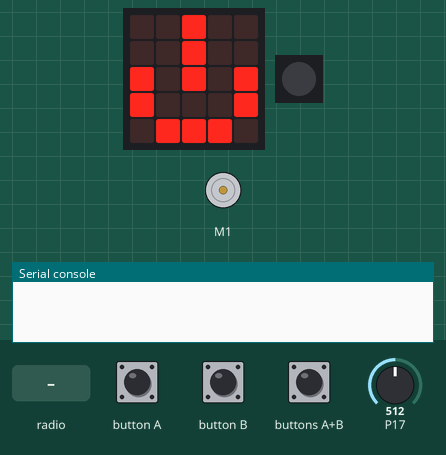
Simulated run of this program. Board: Calliope mini (MakeCode). On the bench: the board's 5×5 LED display, DC motor (green arrow = forward, orange = backward, longer = faster), 1 RGB LEDs in strip order, left to right, the last lines printed to the serial console. The inputs (shaded band) are chosen by the test bench; at power-on: P17 = 512 (analog values on the 0–1023 scale). No radio messages arrive unless stated (any console line starting 'radio sent:' is added by the test bench); the 48×5 strip is a reading aid, not a part: it shows the text the display is scrolling, unrolled, one strip-width of it at a time.

Above: at 1.6 s.
1.7 s: button A pressed for 0.15 s
At 3.3 s:
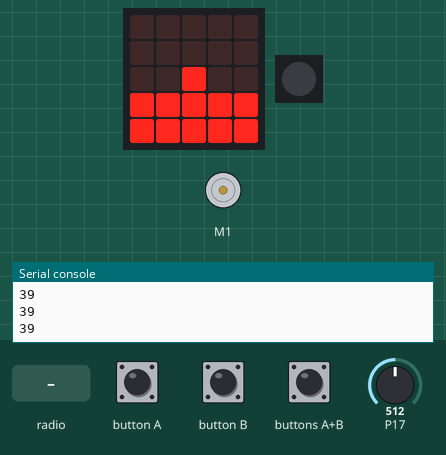
3.6 s: P17 set to 715
At 4.09 s:
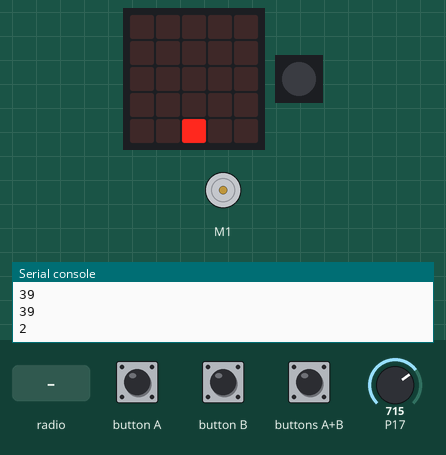
6.0 s: radio message "1" arrives
At 6.18 s:
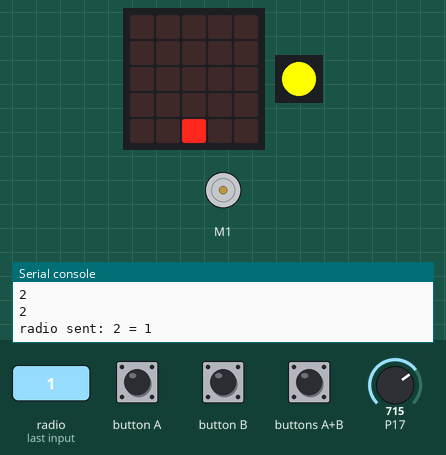
8.3 s: button B pressed for 0.15 s
At 8.8 s:
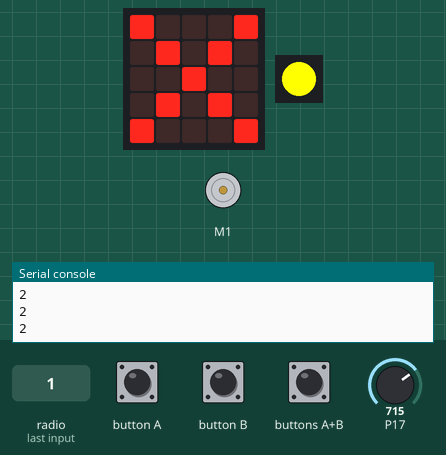
9.9 s: buttons A+B pressed for 0.15 s
At 10.4 s:
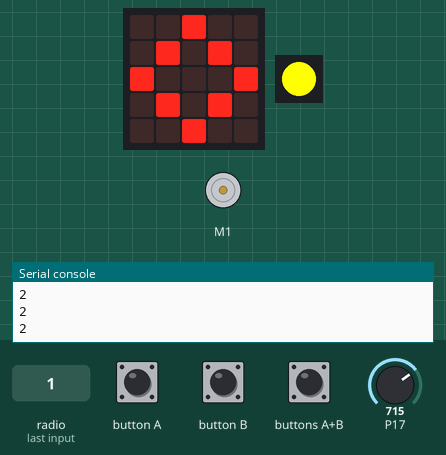
10.6 s: radio message "2" arrives
At 10.72 s:
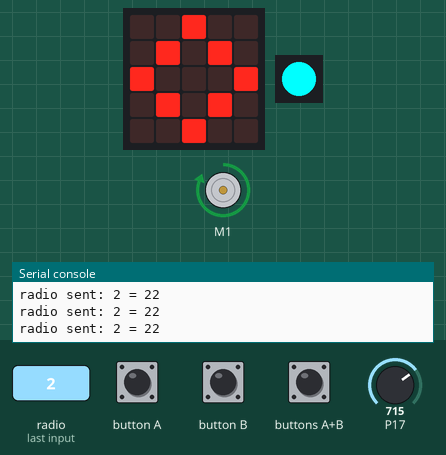
Timing chart, 0 to 13.6 s (numbered marks = the images above; inputs shaded):
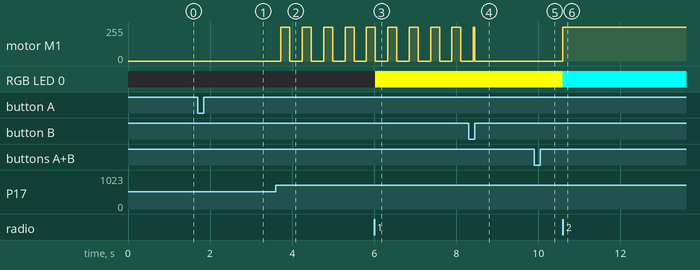

Measured:
- after the input at 1.7 s, the display: first changes after 0.15 s (image 1 shows a later state)
- after the input at 3.6 s, motor M1: alternates forward 255/255 for 0.22 s and stopped for 0.30 s, starting after 0.13 s; the display: changes after 0.13 s (image 2)
- after the input at 6.0 s, RGB LED 0: off → RGB(255, 255, 0) at once
- after the input at 8.3 s, the display: changes after 0.15 s (image 4)
- after the input at 9.9 s, the display: changes after 0.15 s (image 5)
- after the input at 10.6 s, motor M1: stopped → forward 255/255 at once

The program:

main.ts
```typescript
radio.onReceivedNumber(function (receivedNumber) {
    if (receivedNumber == 1) {
        basic.setLedColor(0xffff00)
        if (Measurement_OnOff < 1) {
            radio.sendValue(convertToText(MoistureValuePercent), 1)
        } else {
            MoistureSensor2_data = pins.analogReadPin(AnalogPin.C17)
            Prozentwert_Berechnung()
            radio.sendValue(convertToText(MoistureValuePercent), 1)
        }
    }
    if (receivedNumber == 2) {
        basic.setLedColor(0x00ffff)
        motors.motorPower(100)
        MotorFernsteuerungOffOn = 1
        if (Measurement_OnOff < 1) {
            radio.sendValue(convertToText(MoistureValuePercent), 2)
        } else {
            MoistureSensor2_data = pins.analogReadPin(AnalogPin.C17)
            Prozentwert_Berechnung()
            radio.sendValue(convertToText(MoistureValuePercent), 2)
            radio.sendValue("EIN", 21)
        }
    }
    if (receivedNumber == 3) {
        basic.setLedColor(0x7f00ff)
        motors.motorCommand(MotorCommand.Coast)
        MotorFernsteuerungOffOn = 0
        if (Measurement_OnOff < 1) {
            radio.sendValue(convertToText(MoistureValuePercent), 3)
        } else {
            MoistureSensor2_data = pins.analogReadPin(AnalogPin.C17)
            Prozentwert_Berechnung()
            radio.sendValue(convertToText(MoistureValuePercent), 3)
            radio.sendValue("STOP", 31)
        }
    }
})
function Pumpentsteuerung (Motorleistung: number, Feuchtigkeit: number) {
    if (Feuchtigkeit < 30) {
        motors.motorPower(Motorleistung)
        PumpeAktiviert = 1
    }
    if (PumpeAktiviert > 0) {
        motors.motorPower(Motorleistung)
        if (Feuchtigkeit > 60) {
            motors.motorPower(Motorleistung - 0)
        }
        if (Feuchtigkeit > 80) {
            motors.motorCommand(MotorCommand.Coast)
            PumpeAktiviert = 0
        }
    }
}
input.onButtonPressed(Button.A, function () {
    if (KalibrierungAktiv < 1) {
        Measurement_OnOff = 0
        basic.clearScreen()
        basic.showIcon(IconNames.Heart)
        basic.pause(500)
    } else if (KalibrierungAktiv == 2) {
        Measurement_OnOff = 1
        Threshold_dry = MoistureSensor2_data
        KalibrierungAktiv = 3
        basic.showIcon(IconNames.Yes)
        basic.pause(200)
    } else if (KalibrierungAktiv == 3) {
        Measurement_OnOff = 1
        Threshold_wet = MoistureSensor2_data
        KalibrierungAktiv = 4
        basic.showIcon(IconNames.Yes)
        basic.pause(200)
    } else {

    }
})
input.onButtonPressed(Button.AB, function () {
    // Messung ausschalten
    Measurement_OnOff = 1
    motors.motorCommand(MotorCommand.Coast)
    basic.showIcon(IconNames.Diamond)
    basic.pause(200)
    basic.showString("Kalibrierung")
    KalibrierungAktiv = 1
})
input.onButtonPressed(Button.B, function () {
    Measurement_OnOff += 1
    motors.motorCommand(MotorCommand.Coast)
    PumpeAktiviert = 0
    basic.clearScreen()
    if (Measurement_OnOff > 1) {
        MoistureSensor2_data = pins.analogReadPin(AnalogPin.C17)
        basic.setLedColor(0xff0000)
        basic.showNumber(MoistureSensor2_data)
        Prozentwert_Berechnung_Debugging()
        basic.pause(100)
        basic.turnRgbLedOff()
    } else {
        Measurement_OnOff = 1
        basic.showIcon(IconNames.No)
    }
})
function Prozentwert_Berechnung () {
    Measurement_Range = Threshold_dry - Threshold_wet
    AbsMoistureValue = MoistureSensor2_data - Threshold_wet
    AbsMoistureValue = Measurement_Range - AbsMoistureValue
    MoistureValuePercent = AbsMoistureValue / Measurement_Range * 100
    MoistureValuePercent = Math.abs(MoistureValuePercent)
    MoistureValuePercent = Math.ceil(MoistureValuePercent)
}
function Prozentwert_Berechnung_Debugging () {
    Measurement_Range = Threshold_dry - Threshold_wet
    AbsMoistureValue = MoistureSensor2_data - Threshold_wet
    AbsMoistureValue = Measurement_Range - AbsMoistureValue
    MoistureValuePercent = AbsMoistureValue / Measurement_Range * 100
    basic.showNumber(Math.ceil(MoistureValuePercent))
    basic.showString("%")
    led.plotBarGraph(
    MoistureValuePercent,
    100
    )
    basic.showNumber(Threshold_dry)
    basic.showNumber(Threshold_wet)
}
let AbsMoistureValue = 0
let PumpeAktiviert = 0
let MoistureValuePercent = 0
let MotorFernsteuerungOffOn = 0
let Measurement_OnOff = 0
let Measurement_Range = 0
let Threshold_wet = 0
let Threshold_dry = 0
let MoistureSensor2_data = 0
let KalibrierungAktiv = 0
basic.showLeds(`
    . . # . .
    . . # . .
    # . # . #
    # . . . #
    . # # # .
    `)
KalibrierungAktiv = 0
let MoistureSensor1_data = 0
MoistureSensor2_data = 0
Threshold_dry = 705
Threshold_wet = 205
Measurement_Range = Threshold_dry - Threshold_wet
Measurement_OnOff = 1
let MotorleistungInProzent = 100
MotorFernsteuerungOffOn = 0
radio.setGroup(1)
radio.setTransmitPower(7)
radio.setFrequencyBand(20)
radio.setTransmitSerialNumber(false)
basic.forever(function () {
    if (KalibrierungAktiv == 1) {
        Measurement_OnOff = 1
        basic.showString("trocken")
        MoistureSensor2_data = pins.analogReadPin(AnalogPin.C17)
        basic.showNumber(MoistureSensor2_data)
        basic.showString("<-A")
        // Kalibrierung des Sensorwertes für trockene Erde
        //
        KalibrierungAktiv = 2
    } else if (KalibrierungAktiv == 3) {
        Measurement_OnOff = 1
        basic.showString("nass")
        MoistureSensor2_data = pins.analogReadPin(AnalogPin.C17)
        basic.showNumber(MoistureSensor2_data)
        basic.showString("<-A")
    } else if (KalibrierungAktiv == 4) {
        Measurement_OnOff = 1
        basic.showString("fertig!")
        // Kalibrierung des Sensorwertes für trockene Erde
        //
        KalibrierungAktiv = 0
    } else if (KalibrierungAktiv == 2) {
        Measurement_OnOff = 1
        MoistureSensor2_data = pins.analogReadPin(AnalogPin.C17)
        basic.showNumber(MoistureSensor2_data)
        basic.showString("<-A")
    } else {

    }
    if (Measurement_OnOff < 1) {
        motors.motorCommand(MotorCommand.Break)
        basic.pause(300)
        MoistureSensor2_data = pins.analogReadPin(AnalogPin.C17)
        Prozentwert_Berechnung()
        led.plotBarGraph(
        MoistureValuePercent,
        100
        )
        Pumpentsteuerung(MotorleistungInProzent, MoistureValuePercent)
        basic.pause(200)
    }
    if (MotorFernsteuerungOffOn == 1) {
        if (Measurement_OnOff < 1) {
            radio.sendValue(convertToText(MoistureValuePercent), 22)
        } else {
            MoistureSensor2_data = pins.analogReadPin(AnalogPin.C17)
            Prozentwert_Berechnung()
            radio.sendValue(convertToText(MoistureValuePercent), 22)
        }
    }
})
```

test.ts
```typescript
// Hier kann man Tests durchführen; diese Datei wird nicht kompiliert, wenn dieses Paket als Erweiterung verwendet wird.
```
